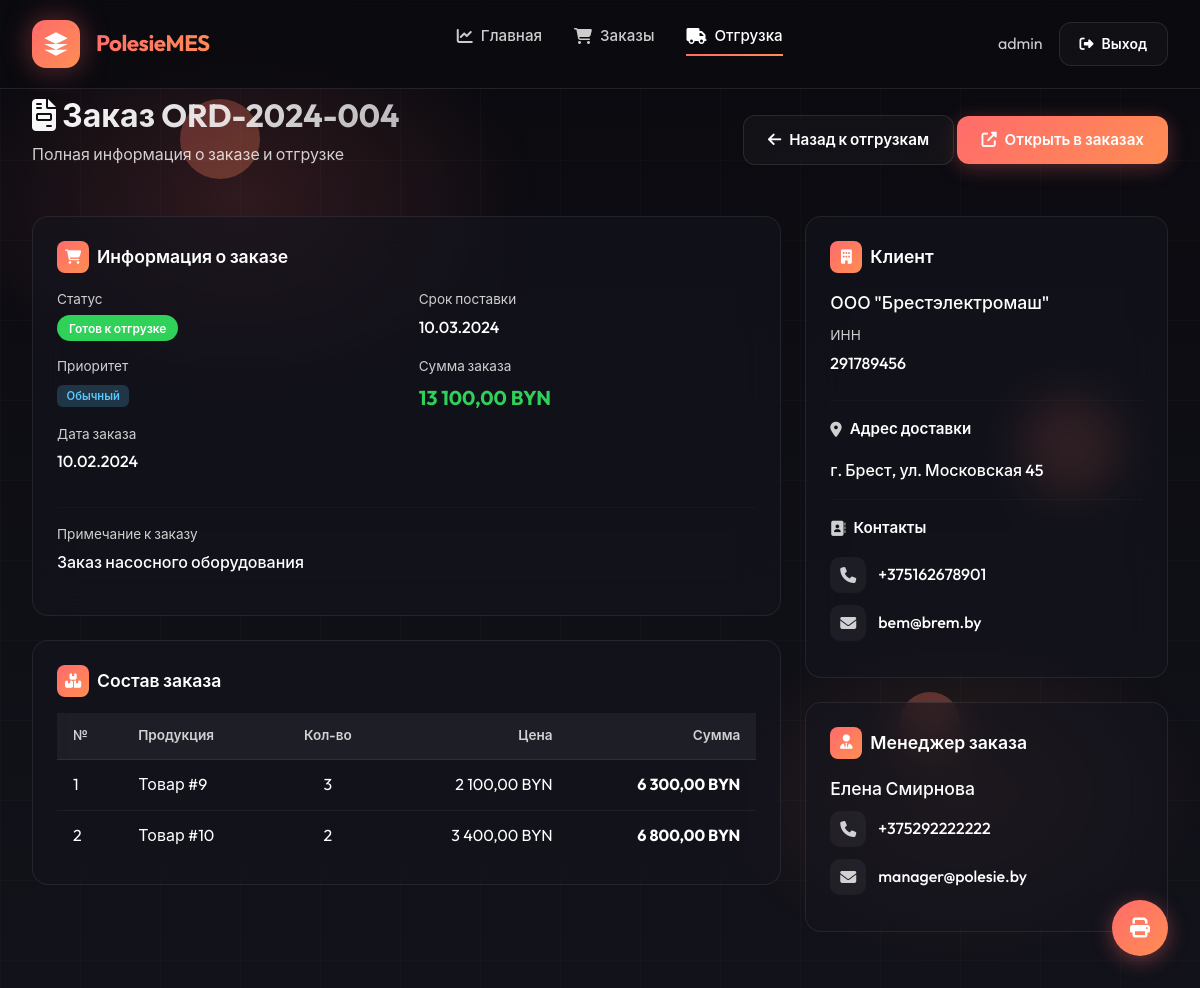
/modules/shipment/order_details.php?order_id=4 (signed in), run on an earlier commit of the app's database.
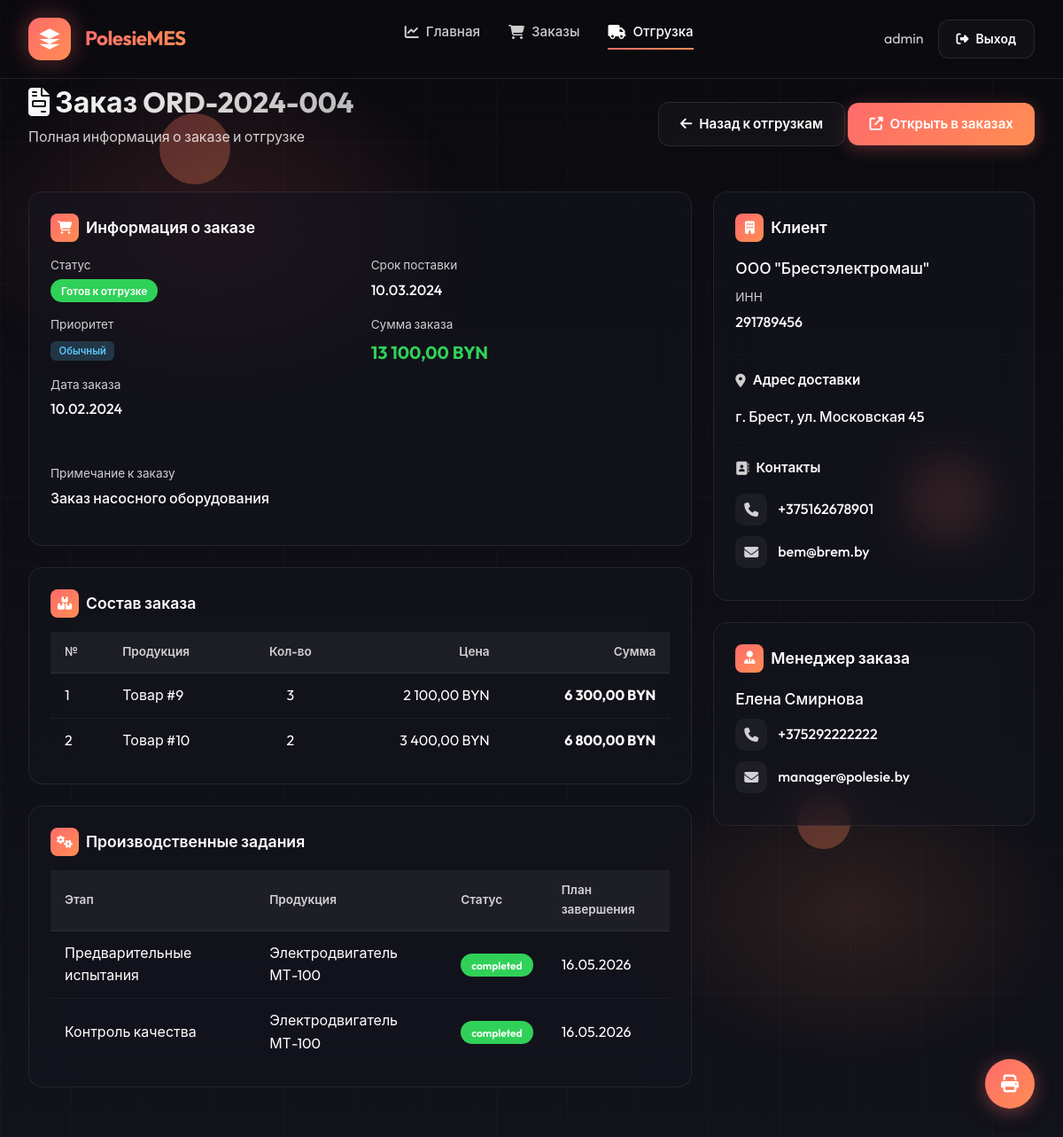
And on a later commit of the database.
### tables this page shows
CREATE TABLE production_tasks (
    id INT AUTO_INCREMENT PRIMARY KEY,
    task_number VARCHAR(50) UNIQUE NOT NULL,
    order_id INT,
    product_id INT,
    stage_name VARCHAR(100),
    stage_sequence INT,
    quantity INT,
    planned_start DATETIME,
    planned_end DATETIME,
    actual_start DATETIME,
    actual_end DATETIME,
    status ENUM('planned', 'in_progress', 'paused', 'completed', 'rejected') DEFAULT 'planned',
    assigned_to INT,
    work_center VARCHAR(100),
    qc_result ENUM('pending', 'passed', 'failed', 'conditional'),
    qc_inspector_id INT,
    qc_date DATETIME,
    qc_defects INT DEFAULT 0,
    qc_description TEXT,
    notes TEXT,
    created_at TIMESTAMP DEFAULT CURRENT_TIMESTAMP,
    updated_at TIMESTAMP DEFAULT CURRENT_TIMESTAMP ON UPDATE CURRENT_TIMESTAMP,
    FOREIGN KEY (order_id) REFERENCES orders(id),
    FOREIGN KEY (product_id) REFERENCES items(id),
    FOREIGN KEY (assigned_to) REFERENCES staff(id),
    FOREIGN KEY (qc_inspector_id) REFERENCES staff(id),
    INDEX idx_task_number (task_number),
    INDEX idx_status (status)
);

CREATE TABLE items (
    id INT AUTO_INCREMENT PRIMARY KEY,
    item_type ENUM('product', 'material', 'equipment') NOT NULL,
    item_code VARCHAR(50) UNIQUE NOT NULL,
    name VARCHAR(200) NOT NULL,
    category_id INT,
    location_id INT,
    unit_id INT,
    current_stock DECIMAL(12,3) DEFAULT 0,
    min_stock INT DEFAULT 0,
    price DECIMAL(12,2),
    currency VARCHAR(3) DEFAULT 'BYN',
    supplier_id INT,
    status ENUM('operational', 'maintenance', 'broken', 'offline', 'active', 'inactive') DEFAULT 'active',
    extra_specs JSON,
    description TEXT,
    is_active BOOLEAN DEFAULT TRUE,
    created_at TIMESTAMP DEFAULT CURRENT_TIMESTAMP,
    updated_at TIMESTAMP DEFAULT CURRENT_TIMESTAMP ON UPDATE CURRENT_TIMESTAMP,
    FOREIGN KEY (category_id) REFERENCES dictionaries(id),
    FOREIGN KEY (location_id) REFERENCES dictionaries(id),
    FOREIGN KEY (unit_id) REFERENCES dictionaries(id),
    FOREIGN KEY (supplier_id) REFERENCES partners(id),
    INDEX idx_item_type (item_type),
    INDEX idx_item_code (item_code)
);

### includes/helpers.php (called while the page is built, shortened)
<?php
function formatDate($date, $format = DATE_FORMAT) {
    if (is_string($date)) {
        $date = strtotime($date);
    }
    return date($format, $date);
}
function formatNumber($number, $decimals = 2) {
    return number_format($number, $decimals, ',', ' ');
}
function e($string) {
    return htmlspecialchars($string ?? '', ENT_QUOTES, 'UTF-8');
}

### modules/shipment/order_details.php (the view, shortened to what the changed rows need)
<?php
require_once __DIR__ . '/../../includes/helpers.php';
$db = getDB();
$orderId = $_GET['order_id'] ?? null;
$stmt = $db->prepare("
    SELECT o.*, c.name as customer_name, c.inn, c.address, c.phone as customer_phone, c.email as customer_email,
           s.first_name as manager_first_name, s.last_name as manager_last_name, s.phone as manager_phone, s.email as manager_email
    FROM orders o
    LEFT JOIN partners c ON o.customer_id = c.id
    LEFT JOIN staff s ON o.manager_id = s.id
    WHERE o.id = :id
");
$stmt->execute(['id' => $orderId]);
$order = $stmt->fetch();
$items = json_decode($order['items_json'], true) ?: [];
$stmt = $db->prepare("
    SELECT pt.*, i.name as product_name
    FROM production_tasks pt
    LEFT JOIN items i ON pt.product_id = i.id
    WHERE pt.order_id = :order_id
    ORDER BY pt.stage_sequence
");
$stmt->execute(['order_id' => $orderId]);
$tasks = $stmt->fetchAll();
?>
<!DOCTYPE html>
<html lang="ru">
<head>
    <link href="https://cdn.jsdelivr.net/npm/bootstrap@5.3.0/dist/css/bootstrap.min.css" rel="stylesheet">
    <link href="https://cdnjs.cloudflare.com/ajax/libs/font-awesome/6.4.0/css/all.min.css" rel="stylesheet">
    <link rel="stylesheet" href="<?= APP_URL ?>/assets/css/common-style.css">
</head>
<body>
    <div class="main-content">
        <div class="page-header">
            <div class="page-title">
                <h1><i class="fas fa-file-invoice"></i> Заказ <?= e($order['order_number']) ?></h1>
            </div>
        </div>
        <div class="row">
            <div class="col-lg-8">
                <?php if (!empty($items)): ?>
                <div class="info-card">
                    <table class="table-custom">
                        <thead>
                            <tr>
                                <th>№</th>
                                <th>Продукция</th>
                                <th style="text-align: center;">Кол-во</th>
                                <th style="text-align: right;">Цена</th>
                                <th style="text-align: right;">Сумма</th>
                            </tr>
                        </thead>
                        <tbody>
                            <?php
                            $itemNum = 1;
                            foreach ($items as $item):
                                $quantity = $item['quantity'] ?? 0;
                                $unitPrice = $item['unit_price'] ?? 0;
                                $totalPrice = $item['total_price'] ?? ($quantity * $unitPrice);
                            ?>
                            <tr>
                                <td><?= $itemNum++ ?></td>
                                <td><?= e($item['name'] ?? 'Товар #' . ($item['product_id'] ?? $itemNum)) ?></td>
                                <td style="text-align: center;"><?= $quantity ?></td>
                                <td style="text-align: right;"><?= formatNumber($unitPrice, 2) ?> BYN</td>
                                <td style="text-align: right;"><strong><?= formatNumber($totalPrice, 2) ?> BYN</strong></td>
                            </tr>
                            <?php endforeach; ?>
                        </tbody>
                    </table>
                </div>
                <?php endif; ?>
                <?php if (!empty($tasks)): ?>
                <div class="info-card">
                    <div class="section-title">
                        <div class="section-icon"><i class="fas fa-cogs"></i></div>
                        <span>Производственные задания</span>
                    </div>
                    <table class="table-custom">
                        <thead>
                            <tr>
                                <th>Этап</th>
                                <th>Продукция</th>
                                <th>Статус</th>
                                <th>План завершения</th>
                            </tr>
                        </thead>
                        <tbody>
                            <?php foreach ($tasks as $task): ?>
                            <tr>
                                <td><?= e($task['stage_name']) ?></td>
                                <td><?= e($task['product_name']) ?></td>
                                <td>
                                    <span class="status-badge status-<?= e($task['status']) ?>">
                                        <?= e($task['status']) ?>
                                    </span>
                                </td>
                                <td><?= formatDate($task['planned_end'], 'd.m.Y') ?></td>
                            </tr>
                            <?php endforeach; ?>
                        </tbody>
                    </table>
                </div>
                <?php endif; ?>
            </div>
        </div>
    </div>
</body>
</html>

What changed in the data, as far as the page shows it:
added production_tasks: stage_name "Предварительные испытания", product.name "Электродвигатель МТ-100", status "completed", planned_end "16.05.2026"
added production_tasks: stage_name "Контроль качества", product.name "Электродвигатель МТ-100", status "completed", planned_end "16.05.2026"
Also different on the page:
text now shown: "Производственные задания Этап Продукция Статус План завершения"
